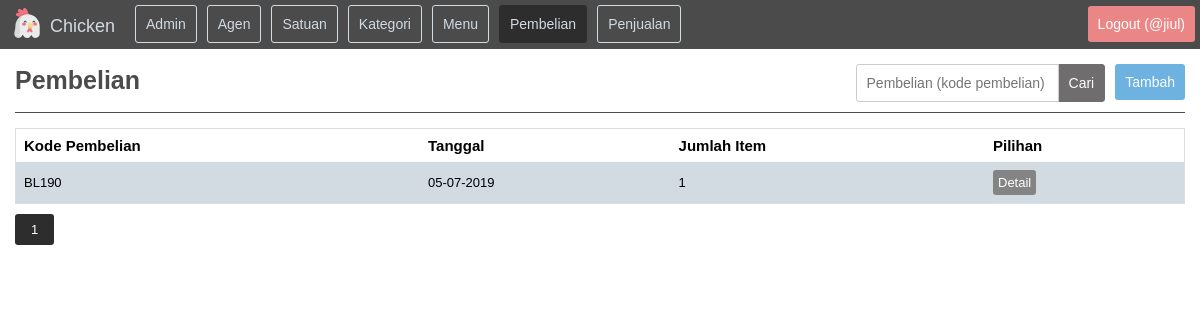
/?folder=pembelian&file=index (signed in), run on the app's committed database.
### tables this page shows
CREATE TABLE `tabel_pembelian` (
  `kolom_kode_pembelian` char(5) NOT NULL,
  `kolom_tanggal_pembelian` date NOT NULL,
  `kolom_kode_admin` char(4) NOT NULL
);

### page/pembelian/index.php (the view, shortened to what this page needs)
<?php
	$pencarian			=	isset($_GET["pencarian"]) ? $_GET["pencarian"] : false;
	if ($pencarian) {
		$url_pencarian 	=	"&pencarian=$pencarian";
		$where 			=	"WHERE kolom_kode_pembelian LIKE '%$pencarian%'";
	}
	else {
		$url_pencarian 	=	"";
		$where 			=	"";
	}
	$pagination			=	isset($_GET["pagination"]) ? $_GET["pagination"] : 1;
	$data_per_halaman	=	10;
	$mulai_dari 		=	($pagination - 1) * $data_per_halaman;
	$sql1				=	mysqli_query($koneksi, 	"
														SELECT * FROM
															tabel_pembelian
															$where
														ORDER BY
															kolom_kode_pembelian
														DESC
														LIMIT
															$mulai_dari, $data_per_halaman
													")
													or die ("
														<div class='alert'>
															sql1 error<br>
															".mysqli_errno($koneksi)." - ".mysqli_error($koneksi)."
														</div>
													");
	$sqlTotal 			=	mysqli_query($koneksi,"SELECT * FROM tabel_pembelian $where");
?>
<div class="header">
	<h1>Pembelian</h1>
	<a href="<?php echo base_url."?folder=pembelian&file=tambah"; ?>" class="tambah">Tambah</a>
	<form method="get" name="formPencarianPembelian">
		<button type="submit">Cari</button>
		<input type="text" name="pencarian" value="<?php echo $pencarian; ?>" placeholder="Pembelian (kode pembelian)">
	</form>
</div>
<?php if (mysqli_num_rows($sql1)==0) { ?>
	<div class="alert">
		Tidak ada data pembelian
	</div>
<?php } else { ?>
	<div class="table-responsive">
		<table>
			<tr>
				<th>Kode Pembelian</th>
				<th>Tanggal</th>
				<th>Jumlah Item</th>
				<th>Pilihan</th>
			</tr>
			<?php while ($row1 = mysqli_fetch_array($sql1)) { ?>
				<?php
					$kode 	=	$row1["kolom_kode_pembelian"];
					$sql2	=	mysqli_query($koneksi, 	"
															SELECT COUNT(*) AS
																jumlah_item
															FROM
																tabel_item_barang
															WHERE
																kolom_kode_pembelian='$kode'
														")
														or die ("
																	<div class='alert'>
																		sql2 error<br>
																		".mysqli_errno($koneksi)." - ".mysqli_error($koneksi)."
																	</div>
																");
					$row2 	=	mysqli_fetch_array($sql2);
				?>
				<tr>
					<td><?php echo $row1["kolom_kode_pembelian"]; ?></td>
					<td><?php echo format_tanggal($row1["kolom_tanggal_pembelian"]); ?></td>
					<td><?php echo $row2["jumlah_item"]; ?></td>
					<td>
						<a href="<?php echo base_url."?folder=pembelian&file=detail&kode_pembelian=$row1[kolom_kode_pembelian]"; ?>" class="detail">
							Detail
						</a>
					</td>
				</tr>
			<?php } ?>
		</table>
	</div>
	<?php echo pagination($sqlTotal, $data_per_halaman, $pagination, "?folder=pembelian&file=index$url_pencarian"); ?>
<?php } ?>

### css/style.css (style rules this page uses)
body { margin: 0; padding: 0; font-family: arial; }

### css/main.css (style rules this page uses)
.main .header { overflow: hidden; border-bottom: 1px solid #4b4b4b; }
.main .header h1 { float: left; color: #4b4b4b; font-size: 25px; }
.main .header form { float: right; }
.main .header input[type=text] { padding: 10px; margin: 5px 0px 5px 5px; font-size: 14px; border-top-left-radius: 3px; border-bottom-left-radius: 3px; float: right; position: relative; top: 10px; border: 1px solid #ccc; }
.main .header button { padding: 10px; margin: 5px 5px 5px -1px; font-size: 14px; border-top-right-radius: 3px; border-bottom-right-radius: 3px; float: right; position: relative; top: 10px; border: 1px solid #6f6d6d; cursor: pointer; background-color: #6f6d6d; color: #fff; }
.main .header a { color: #fff; text-align: center; padding: 10px; margin: 5px 0px 5px 5px; text-decoration: none; font-size: 14px; border-radius: 3px; background-color: #6db2e0; float: right; position: relative; top: 10px; }

### css/table.css (style rules this page uses)
.table-responsive { overflow-x: auto; margin-top: 15px; }
table { border-collapse: collapse; border-spacing: 0; width: 100%; border: 1px solid #ddd; }
th, td { text-align: left; padding: 8px; }
th { font-size: 15px; }
td { font-size: 13px; }
tr:nth-child(even) { background-color: #d2dae2; }
table .detail { text-decoration: none; background-color: #848484; padding: 5px; color: #fff; float: left; border-radius: 3px; margin-right: 5px; }

### data on the page
tabel_pembelian: kolom_kode_pembelian "BL190", kolom_tanggal_pembelian "05-07-2019", jumlah_item "1"

### other printed values
$session_username "jiul"
